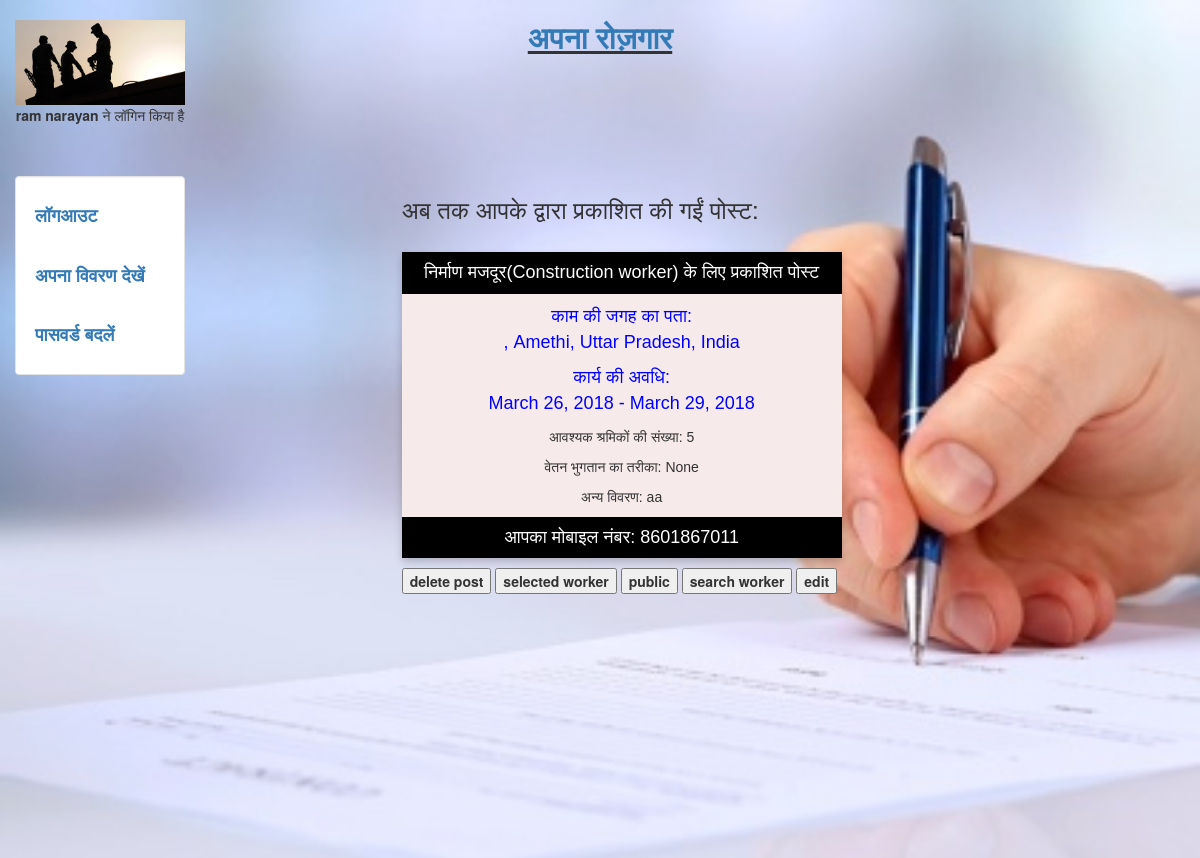
The app's page /see_work_post (signed in) with its own data.
### search/models.py (models this page shows, shortened)
class Posts(models.Model):
	post_id=models.AutoField(primary_key=True)
	username = models.CharField(max_length=100)
	name = models.CharField(max_length = 100,blank = True, null = True)
	s_contact = models.CharField(max_length=50,blank = True,null = True)
	rskill = models.CharField(max_length = 100,blank = True, null = True)
	street = models.CharField(max_length=250,blank = True, null = True)
	location = models.CharField(max_length=250,blank = True, null = True)
	start_date = models.DateField(blank = True, null = True)
	end_date = models.DateField(blank = True, null = True)
	Nworker = models.IntegerField(blank = True, null = True)
	Twork = models.CharField(max_length = 250,blank = True, null = True)
	description = models.TextField(max_length = 500,blank = True, null = True)
	lat = models.CharField(max_length = 50, blank = True, null= True)
	lng = models.CharField(max_length = 50, blank = True, null= True)
	status = models.CharField(max_length = 50,blank = True, null = True)
	distance = models.IntegerField(blank = True, null = True)

### search/views.py (the view, shortened to what this page needs)
# urls.py: url(r'^see_work_post',see_work_post,name = 'see_work_post'),
def see_work_post(request):
  if request.method=="POST" and 'delete' in request.POST:
    post_id=request.POST.get('post_id')
    data=Posts.objects.get(post_id=post_id)
    data.delete()
    data.save()
    pos=Posts.objects.filter(username=request.user.username)
    warn=""
    if len(pos)==0:
      warn="No posts found"
    return render(request,'search/postresult.html',{'pos':pos,'warn':warn})
  elif request.method=="POST" and 'edit' in request.POST:
    post_id=request.POST.get('post_id')
    data=Posts.objects.get(post_id=post_id)
    return render(request,'search/pwork1.html',{'data':data})
  else:
    pos=Posts.objects.filter(username=request.user.username)
    warn=""
    if len(pos)==0:
      warn="No posts found"
    return render(request,'search/postresult.html',{'pos':pos,'warn':warn})

### search/templates/search/postresult.html (shortened to what this page needs)
{% extends "login/header.html" %}
{% block content %}
<div class ='col-sm-6 col-sm-offset-2'>
  <link rel="stylesheet" href="https://cdnjs.cloudflare.com/ajax/libs/font-awesome/4.7.0/css/font-awesome.min.css">
<h3>अब तक आपके द्वारा प्रकाशित की गईं पोस्ट: </h3>    <br>
{% for data in pos %}
  <div class="card" style="background-color:#F7EAEB">
  <p><button class = "but">{{data.rskill}} के लिए प्रकाशित पोस्ट</button></p>
  <p class="title">काम की जगह का पता: <br>{{data.street}}, {{data.location}}</p>
  <p class="title">कार्य की अवधि: <br>{{data.start_date}} - {{data.end_date}}</p>
 <p>आवश्यक श्रमिकों की संख्या: {{data.Nworker}}</p>
  <p>वेतन भुगतान का तरीका: {{data.Twork}}</p>
    {%if data.description%}
   <p>अन्य विवरण: {{data.description}}</p>
    {%endif%}
  <p><button class = "but">आपका मोबाइल नंबर: {{data.s_contact}}</button></p>
  </div>
  <form method="POST" action="">
     <b><button type="submit" name = 'delete' >delete post</button>
     <button type="submit" name = 'selected' >selected worker </button>
     {%if "private" in data.status%}
     <button type="submit" name = 'status' >public </button>
     {%else%}
     <button type="submit" name = 'status' >private </button>
     {%endif%}
     <button type="submit" name = 'search' >search worker</button>
     <button type="submit" name = 'edit' >edit</button>
   </b>
  </form>
    <br>
{% endfor %}
</div>
{% endblock %}

### login/templates/login/header.html (shortened to what this page needs)
<!DOCTYPE html>
<html lang="en">
 <head>
   {% load staticfiles %}
   <link rel="stylesheet" href="{% static 'login/css/bootstrap.min.css' %}" type = "text/css"/>
  </head>
<body class="body" style="background-color:#F8F2C3">
	<div class="container-fluid" style="min-height:95%; ">
		<div class="row">
			  <div class="col-sm-2">
				<br>
				  <center>
					<img src="{% static 'login/img/profile.jpg' %}" class="img-responsive" style='max-height:100px;' alt="logo">
					{% if request.user.username %}
				  	<p><b> {{request.user.first_name}}</b> ने लॉगिन किया है</p>
					{% endif %}
				  </center>
			  </div>
			    <div class="col-sm-8">
				  <center>
				  <h2><b><u><a href="/about">अपना रोज़गार</a></b></u></h2>
				  </center>
			    </div>
		</div>
		<div class="row">
		  <div class="col-sm-2">
			<div class="well bs-sidebar" id="sidebar" style="background-color:#fff">
			  <ul class="nav nav-pills nav-stacked">
			  	{% if request.user.username %}
			  	<h4><b><li><a href='/logout'>लॉगआउट</a></li></b></h4><br>
			  	<h4><b><li><a href = '/view'>अपना विवरण देखें</a></li></b></h4><br>
                               <h4><b> <li><a href = '/change_password'>पासवर्ड बदलें</a></li></b></h4>
			  	{%else%}
				<h4><b><li><a href='/login'>लॉग इन करें</a></li></b></h4><br>
				<h4><b><li><a href='/register'>रजिस्टर करे</a></li></b></h4><br>
                                <h4><b><li><a href='/forgot_password'>पासवर्ड भूल गए?</a></li></b></h4>
				{%endif%}
			  </ul>
			</div>
		  </div>
		  <div class="col-sm-10">
			<div class='container-fluid'>
			   {% block content %}
			   {% endblock %}
			</div>
		  </div>
		</div>
	</div>
	  <footer>
         <br>
         <br>
		<div class="container-fluid" style='margin-left:15px'>
			<p><a href="/about" target="blank">अपना रोज़गार</a> | <a href="https://www.iiita.ac.in/" target="blank">IIIT-इलाहाबाद</a></p>
		</div>
	  </footer>
</body>
</html>

### login/templates/login/header.html (style rules this page uses)
html, body { height:100% }

### search/templates/search/postresult.html (style rules this page uses)
.card { box-shadow: 0 4px 8px 0 rgba(0, 0, 0, 0.2); max-width: 500px; margin: auto; text-align: center; font-family: arial; }
.title { color: blue; font-size: 18px; }
.but { border: none; outline: 0; display: inline-block; padding: 8px; color: white; background-color: #000; text-align: center; cursor: pointer; width: 100%; font-size: 18px; }

### records on screen
Posts: rskill "निर्माण मजदूर(Construction worker)", location "Amethi, Uttar Pradesh, India", start_date "March 26, 2018", end_date "March 29, 2018", Nworker "5", Twork "None", description "aa", s_contact "8601867011", status "public"

### other values on screen
{{ request.user.first_name }} "ram narayan"
